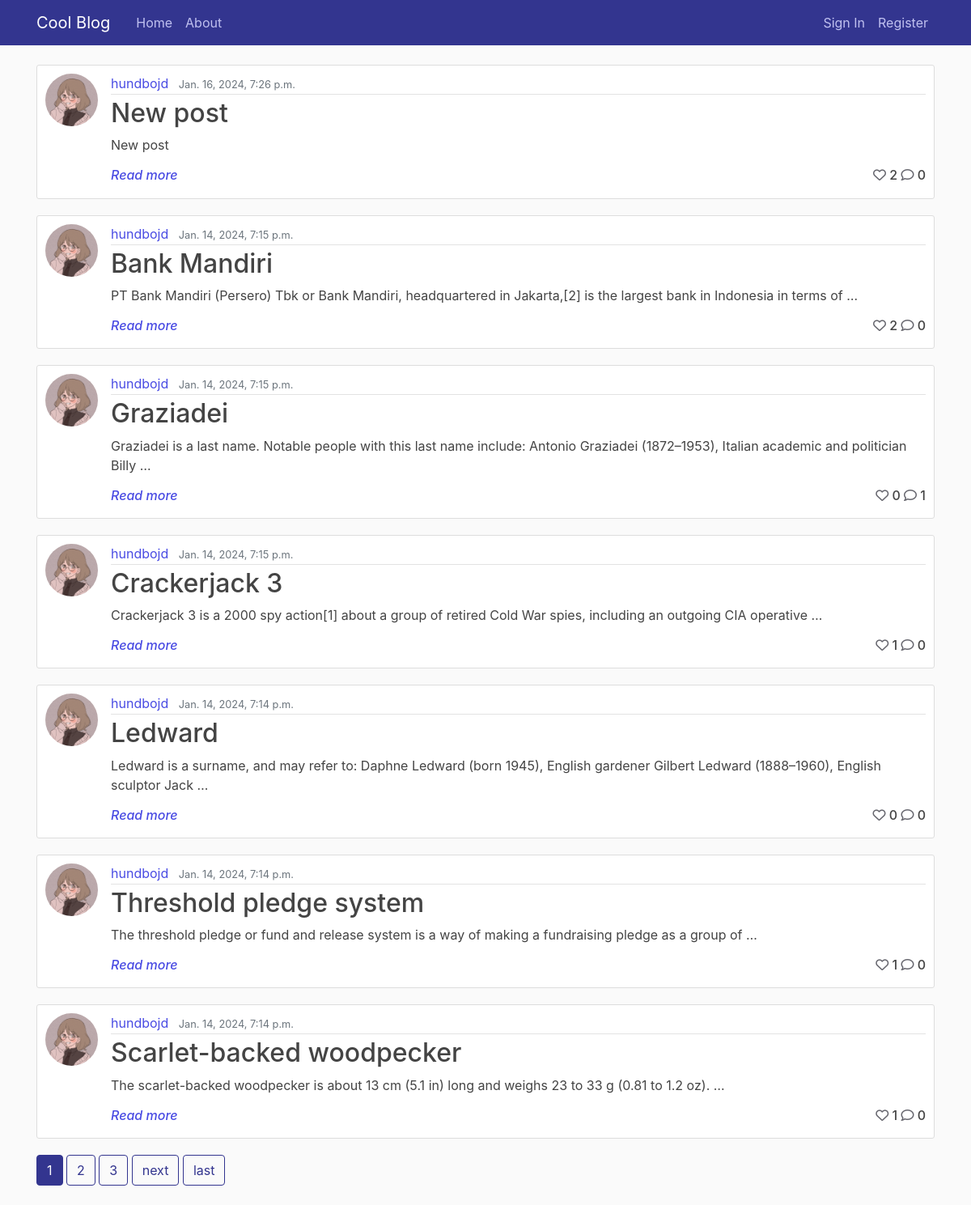
The page / on the database its author committed.
### blog/models.py (models this page shows, shortened)
class Post(models.Model):
    title = models.CharField(max_length=100)
    content = models.TextField()
    date_posted = models.DateTimeField(default=timezone.now)
    author = models.ForeignKey(User, on_delete=models.CASCADE)
    likes = models.ManyToManyField(User, related_name='post_like', blank=True)
    def number_of_likes(self):
        return self.likes.count()

### users/models.py (models this page shows, shortened)
class Profile(models.Model):
    user = models.OneToOneField(User, on_delete=models.CASCADE)
    image = models.ImageField(default='default.jpg', upload_to='profile_pics')
    bio = models.CharField(null=True, blank=True, max_length=150)
    city = models.CharField(null=True, blank=True, max_length=20)
    social = models.CharField(null=True, blank=True, max_length=100)

### blog/views.py (the view)
# urls.py: path('', PostListView.as_view(), name='blog-home'),
class PostListView(ListView):
    model = Post
    template_name = 'blog/home.html'
    context_object_name = 'posts'
    ordering = ['-date_posted']
    paginate_by = 7

### blog/templates/blog/home.html (shortened to what this page needs)
{% extends "blog/base.html" %}
{% block content %}
    {% for post in posts %}
        <article class="media content-section">
          <img class="rounded-circle article-img" src=" {{post.author.profile.image.url }}">
          <div class="media-body">
            <div class="article-metadata">
              <a class="mr-2" href="{% url 'profile' post.author.id %}">{{ post.author }}</a>
              <small class="text-muted">{{ post.date_posted}}</small>
            </div >
            <h2><a class="article-title" href="{% url 'post-detail' post.id %}">{{ post.title }}</a></h2>
            <p class="article-content">{{ post.content|truncatewords:20  }}</p>
            {% if user in post.likes.all %}
                <h6><i><a class="article-content" href="{% url 'post-detail' post.id %}"><span>Read more</span></a></i><span style="float : right;"><a href="{% url 'post-likes' post.id %}#{{post.id}}" style=color:#33358f><i class="fa-solid fa-heart"></i></a> {{post.number_of_likes}} <a href="{% url 'post-detail' post.id %}#{{post.id}}" style=color:#66666e><i class="fa fa-comment-o "></i></a> {{post.comments.count}}</span> </h6>
            {% else %}
                <h6><i><a class="article-content" href="{% url 'post-detail' post.id %}"><span>Read more</span></a></i><span style="float : right;"><a href="{% url 'post-likes' post.id %}#{{post.id}}" style=color:#66666e><i class="fa fa-heart-o "></i></a> {{post.number_of_likes}} <a href="{% url 'post-detail' post.id %}#{{post.id}}" style=color:#66666e><i class="fa fa-comment-o "></i></a> {{post.comments.count}}</span> </h6>
            {% endif %}
          </div>
        </article>
    {% endfor %}
    {% if is_paginated %}
        {% for num in page_obj.paginator.page_range %}
            {% if page_obj.number == num %}
                <a class='btn btn-info mb-4' href="?page={{num}}">{{ num }}</a>
            {% elif num > page_obj.number|add:'-3' and num < page_obj.number|add:'3'%}
                <a class='btn btn-outline-info mb-4' href="?page={{num}}">{{ num }}</a>
            {% endif %}
        {% endfor %}
        {% if page_obj.has_next %}
            <a class='btn btn-outline-info mb-4' href="?page={{page_obj.next_page_number}}">next</a>
            <a class='btn btn-outline-info mb-4' href="?page={{page_obj.paginator.num_pages}}">last</a>
        {% endif %}
    {% endif %}
{% endblock content %}

### blog/static/blog/main.css (style rules this page uses)
body { background: #fafafa; color: #444444; margin-top: 5rem; }
h1, h2, h3, h4, h5, h6 { color: #444444; }
a { color: #494be3; }
a.btn.btn-info { background: #33358f; border-color: #33358f; }
a.btn.btn-outline-info { color: #33358f; border-color: #33358f; }
.content-section { background: #ffffff; padding: 10px 10px; border: 1px solid #dddddd; border-radius: 3px; margin-bottom: 20px; }
.article-title { color: #444444; }
.article-content { white-space: pre-line; }
.article-img { height: 65px; width: 65px; margin-right: 16px; }
.article-metadata { padding-bottom: 1px; margin-bottom: 4px; border-bottom: 1px solid #e3e3e3 }

### rows shown on the page
Post: author.profile.image (picture), author "hundbojd", date_posted "Jan. 16, 2024, 7:26 p.m.", title "New post", content "New post", number_of_likes "2", comments.count "0"
Post: author.profile.image (picture), author "hundbojd", date_posted "Jan. 14, 2024, 7:15 p.m.", title "Bank Mandiri", content "PT Bank Mandiri (Persero) Tbk or Bank Mandiri, headquartered in Jakarta,[2] is the largest bank in Indonesia in terms of …", number_of_likes "2", comments.count "0"
Post: author.profile.image (picture), author "hundbojd", date_posted "Jan. 14, 2024, 7:15 p.m.", title "Graziadei", content "Graziadei is a last name. Notable people with this last name include: Antonio Graziadei (1872–1953), Italian academic and politician Billy …", number_of_likes "0", comments.count "1"
Post: author.profile.image (picture), author "hundbojd", date_posted "Jan. 14, 2024, 7:15 p.m.", title "Crackerjack 3", content "Crackerjack 3 is a 2000 spy action[1] about a group of retired Cold War spies, including an outgoing CIA operative …", number_of_likes "1", comments.count "0"
Post: author.profile.image (picture), author "hundbojd", date_posted "Jan. 14, 2024, 7:14 p.m.", title "Ledward", content "Ledward is a surname, and may refer to: Daphne Ledward (born 1945), English gardener Gilbert Ledward (1888–1960), English sculptor Jack …", number_of_likes "0", comments.count "0"
Post: author.profile.image (picture), author "hundbojd", date_posted "Jan. 14, 2024, 7:14 p.m.", title "Threshold pledge system", content "The threshold pledge or fund and release system is a way of making a fundraising pledge as a group of …", number_of_likes "1", comments.count "0"
Post: author.profile.image (picture), author "hundbojd", date_posted "Jan. 14, 2024, 7:14 p.m.", title "Scarlet-backed woodpecker", content "The scarlet-backed woodpecker is about 13 cm (5.1 in) long and weighs 23 to 33 g (0.81 to 1.2 oz). …", number_of_likes "1", comments.count "0"

### other values the page prints
{{ num }} "1"
{{ num }} "2" "3"
